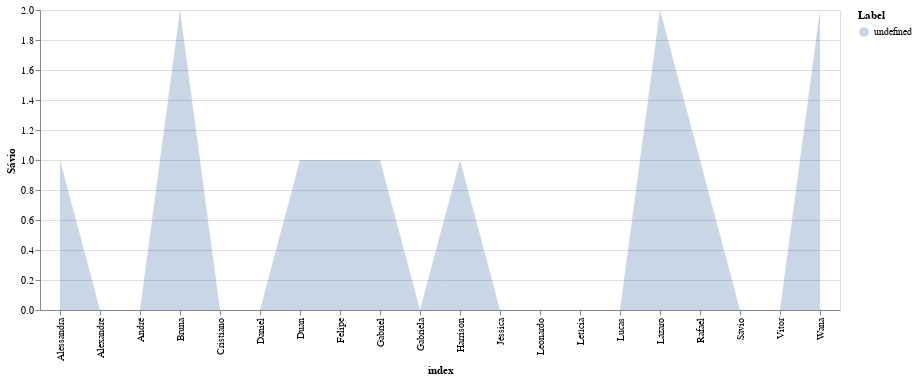

Here is the notebook cell this chart was saved with:
### Code cell
chart = (alt.Chart(df_residentes).mark_area(opacity=0.3).encode(x='index',y=alt.Y('Sávio',stack=None),color='Label:N').properties(
width=800,
height=300))
(chart)

### Figure 1 — Vega-Lite specification as saved in the notebook (floating-point values rounded to 4 significant figures)
{"$schema": "https://vega.github.io/schema/vega-lite/v3.4.0.json", "config": {"mark": {"tooltip": null}, "view": {"height": 300, "width": 400}}, "data": {"name": "data-e47e50c54ccfbb66b7cabfec84159a73"}, "datasets": {"data-e47e50c54ccfbb66b7cabfec84159a73": [{"Alessandra": 0, "Alexandre": 1, "André": 0, "Bruna": 2, "Cristiano": 0, "Daniel": 1, "Duan": 0, "Felipe": 0, "Gabriel": 3, "Gabriela": 0, "Harrison": 0, "Jéssica": 0, "Leonardo": 0, "Letícia": 0, "Lucas": 1, "Lázaro": 0, "Rafael": 2, "Sávio": 0, "Vitor": 2, "Wana": 0, "ids": 1, "index": "Jéssica"}, {"Alessandra": 0, "Alexandre": 1, "André": 1, "Bruna": 1, "Cristiano": 1, "Daniel": 0, "Duan": 0, "Felipe": 0, "Gabriel": 0, "Gabriela": 1, "Harrison": 1, "Jéssica": 0, "Leonardo": 2, "Letícia": 0, "Lucas": 0, "Lázaro": 0, "Rafael": 2, "Sávio": 1, "Vitor": 0, "Wana": 1, "ids": 2, "index": "Felipe"}, {"Alessandra": 0, "Alexandre": 0, "André": 1, "Bruna": 0, "Cristiano": 3, "Daniel": 0, "Duan": 0, "Felipe": 0, "Gabriel": 0, "Gabriela": 1, "Harrison": 1, "Jéssica": 0, "Leonardo": 1, "Letícia": 0, "Lucas": 0, "Lázaro": 0, "Rafael": 0, "Sávio": 1, "Vitor": 2, "Wana": 2, "ids": 3, "index": "Alessandra"}, {"Alessandra": 0, "Alexandre": 0, "André": 1, "Bruna": 1, "Cristiano": 1, "Daniel": 0, "Duan": 0, "Felipe": 0, "Gabriel": 0, "Gabriela": 3, "Harrison": 0, "Jéssica": 0, "Leonardo": 1, "Letícia": 1, "Lucas": 1, "Lázaro": 0, "Rafael": 1, "Sávio": 2, "Vitor": 0, "Wana": 0, "ids": 4, "index": "Lázaro"}, {"Alessandra": 0, "Alexandre": 2, "André": 1, "Bruna": 1, "Cristiano": 1, "Daniel": 0, "Duan": 0, "Felipe": 0, "Gabriel": 0, "Gabriela": 1, "Harrison": 0, "Jéssica": 0, "Leonardo": 1, "Letícia": 0, "Lucas": 0, "Lázaro": 1, "Rafael": 1, "Sávio": 0, "Vitor": 1, "Wana": 1, "ids": 5, "index": "Letícia"}, {"Alessandra": 0, "Alexandre": 1, "André": 0, "Bruna": 1, "Cristiano": 0, "Daniel": 0, "Duan": 0, "Felipe": 0, "Gabriel": 1, "Gabriela": 0, "Harrison": 2, "Jéssica": 0, "Leonardo": 1, "Letícia": 0, "Lucas": 3, "Lázaro": 0, "Rafael": 0, "Sávio": 1, "Vitor": 0, "Wana": 1, "ids": 6, "index": "Duan"}, {"Alessandra": 0, "Alexandre": 1, "André": 1, "Bruna": 0, "Cristiano": 0, "Daniel": 0, "Duan": 0, "Felipe": 0, "Gabriel": 1, "Gabriela": 1, "Harrison": 1, "Jéssica": 1, "Leonardo": 0, "Letícia": 0, "Lucas": 1, "Lázaro": 0, "Rafael": 1, "Sávio": 0, "Vitor": 1, "Wana": 1, "ids": 7, "index": "Daniel"}, {"Alessandra": 0, "Alexandre": 1, "André": 1, "Bruna": 0, "Cristiano": 0, "Daniel": 1, "Duan": 3, "Felipe": 0, "Gabriel": 1, "Gabriela": 0, "Harrison": 0, "Jéssica": 1, "Leonardo": 0, "Letícia": 0, "Lucas": 0, "Lázaro": 1, "Rafael": 0, "Sávio": 0, "Vitor": 0, "Wana": 1, "ids": 8, "index": "Lucas"}, {"Alessandra": 1, "Alexandre": 0, "André": 1, "Bruna": 0, "Cristiano": 2, "Daniel": 1, "Duan": 0, "Felipe": 1, "Gabriel": 0, "Gabriela": 0, "Harrison": 0, "Jéssica": 0, "Leonardo": 1, "Letícia": 1, "Lucas": 0, "Lázaro": 3, "Rafael": 0, "Sávio": 0, "Vitor": 0, "Wana": 0, "ids": 9, "index": "Gabriela"}, {"Alessandra": 0, "Alexandre": 1, "André": 1, "Bruna": 0, "Cristiano": 0, "Daniel": 0, "Duan": 1, "Felipe": 1, "Gabriel": 1, "Gabriela": 0, "Harrison": 0, "Jéssica": 2, "Leonardo": 1, "Letícia": 1, "Lucas": 0, "Lázaro": 1, "Rafael": 0, "Sávio": 2, "Vitor": 1, "Wana": 0, "ids": 10, "index": "Bruna"}, {"Alessandra": 0, "Alexandre": 2, "André": 0, "Bruna": 0, "Cristiano": 0, "Daniel": 1, "Duan": 0, "Felipe": 2, "Gabriel": 1, "Gabriela": 0, "Harrison": 0, "Jéssica": 2, "Leonardo": 1, "Letícia": 1, "Lucas": 0, "Lázaro": 1, "Rafael": 0, "Sávio": 1, "Vitor": 0, "Wana": 0, "ids": 11, "index": "Rafael"}, {"Alessandra": 2, "Alexandre": 2, "André": 0, "Bruna": 1, "Cristiano": 2, "Daniel": 1, "Duan": 0, "Felipe": 0, "Gabriel": 0, "Gabriela": 0, "Harrison": 0, "Jéssica": 2, "Leonardo": 0, "Letícia": 1, "Lucas": 0, "Lázaro": 0, "Rafael": 0, "Sávio": 0, "Vitor": 0, "Wana": 0, "ids": 12, "index": "Vitor"}, {"Alessandra": 2, "Alexandre": 1, "André": 0, "Bruna": 0, "Cristiano": 2, "Daniel": 1, "Duan": 1, "Felipe": 1, "Gabriel": 0, "Gabriela": 0, "Harrison": 1, "Jéssica": 0, "Leonardo": 0, "Letícia": 1, "Lucas": 1, "Lázaro": 0, "Rafael": 0, "Sávio": 2, "Vitor": 0, "Wana": 0, "ids": 13, "index": "Wana"}, {"Alessandra": 1, "Alexandre": 1, "André": 1, "Bruna": 0, "Cristiano": 0, "Daniel": 1, "Duan": 2, "Felipe": 1, "Gabriel": 2, "Gabriela": 0, "Harrison": 0, "Jéssica": 0, "Leonardo": 3, "Letícia": 0, "Lucas": 0, "Lázaro": 0, "Rafael": 0, "Sávio": 1, "Vitor": 0, "Wana": 1, "ids": 14, "index": "Harrison"}, {"Alessandra": 1, "Alexandre": 0, "André": 0, "Bruna": 2, "Cristiano": 0, "Daniel": 0, "Duan": 1, "Felipe": 1, "Gabriel": 1, "Gabriela": 0, "Harrison": 1, "Jéssica": 0, "Leonardo": 0, "Letícia": 0, "Lucas": 0, "Lázaro": 2, "Rafael": 1, "Sávio": 0, "Vitor": 0, "Wana": 2, "ids": 15, "index": "Sávio"}, {"Alessandra": 1, "Alexandre": 0, "André": 1, "Bruna": 1, "Cristiano": 0, "Daniel": 0, "Duan": 1, "Felipe": 2, "Gabriel": 0, "Gabriela": 1, "Harrison": 3, "Jéssica": 0, "Leonardo": 0, "Letícia": 1, "Lucas": 0, "Lázaro": 1, "Rafael": 1, "Sávio": 0, "Vitor": 0, "Wana": 0, "ids": 16, "index": "Leonardo"}, {"Alessandra": 3, "Alexandre": 0, "André": 0, "Bruna": 0, "Cristiano": 0, "Daniel": 0, "Duan": 0, "Felipe": 1, "Gabriel": 0, "Gabriela": 2, "Harrison": 0, "Jéssica": 0, "Leonardo": 0, "Letícia": 1, "Lucas": 0, "Lázaro": 1, "Rafael": 0, "Sávio": 0, "Vitor": 2, "Wana": 2, "ids": 17, "index": "Cristiano"}, {"Alessandra": 0, "Alexandre": 0, "André": 0, "Bruna": 1, "Cristiano": 0, "Daniel": 1, "Duan": 1, "Felipe": 0, "Gabriel": 0, "Gabriela": 0, "Harrison": 2, "Jéssica": 3, "Leonardo": 0, "Letícia": 0, "Lucas": 1, "Lázaro": 0, "Rafael": 1, "Sávio": 1, "Vitor": 0, "Wana": 0, "ids": 18, "index": "Gabriel"}, {"Alessandra": 0, "Alexandre": 0, "André": 0, "Bruna": 1, "Cristiano": 0, "Daniel": 1, "Duan": 1, "Felipe": 1, "Gabriel": 0, "Gabriela": 0, "Harrison": 1, "Jéssica": 1, "Leonardo": 0, "Letícia": 2, "Lucas": 1, "Lázaro": 0, "Rafael": 2, "Sávio": 0, "Vitor": 2, "Wana": 1, "ids": 19, "index": "Alexandre"}, {"Alessandra": 1, "Alexandre": 0, "André": 0, "Bruna": 1, "Cristiano": 0, "Daniel": 1, "Duan": 0, "Felipe": 1, "Gabriel": 0, "Gabriela": 1, "Harrison": 1, "Jéssica": 0, "Leonardo": 1, "Letícia": 1, "Lucas": 1, "Lázaro": 1, "Rafael": 0, "Sávio": 0, "Vitor": 0, "Wana": 0, "ids": 20, "index": "André"}]}, "encoding": {"color": {"field": "Label", "type": "nominal"}, "x": {"field": "index", "type": "nominal"}, "y": {"field": "Sávio", "stack": null, "type": "quantitative"}}, "height": 300, "mark": {"opacity": 0.3, "type": "area"}, "width": 800}
